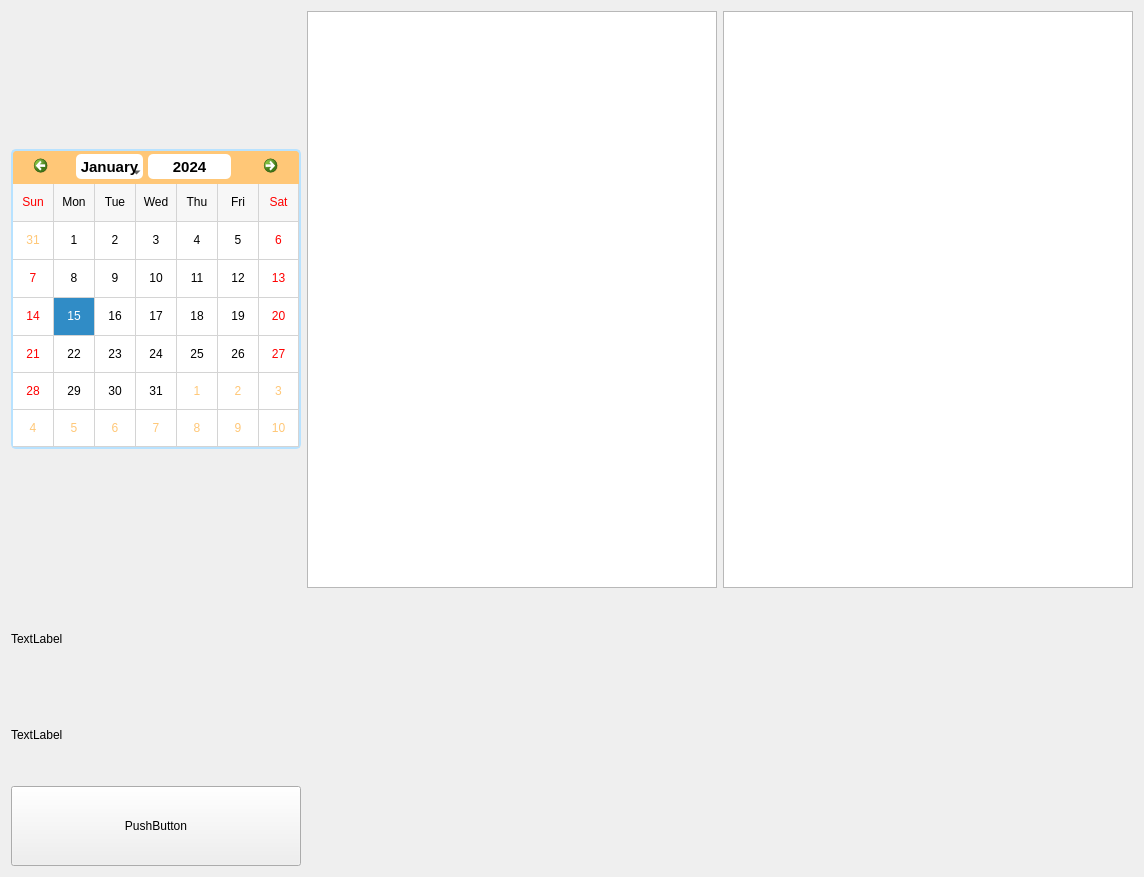
                     <widget class="QWidget" name="postSales">
                      <layout class="QVBoxLayout" name="verticalLayout_20">
                       <item>
                        <layout class="QGridLayout" name="gridLayout_2">
                         <item row="0" column="3">
                          <widget class="QPlainTextEdit" name="pte_daily_sales">
                           <property name="minimumSize">
                            <size>
                             <width>410</width>
                             <height>577</height>
                            </size>
                           </property>
                           <property name="maximumSize">
                            <size>
                             <width>410</width>
                             <height>577</height>
                            </size>
                           </property>
                           <property name="font">
                            <font>
                             <family>NanumGothic</family>
                             <pointsize>10</pointsize>
                             <italic>false</italic>
                             <bold>false</bold>
                            </font>
                           </property>
                           <property name="readOnly">
                            <bool>true</bool>
                           </property>
                           <property name="backgroundVisible">
                            <bool>false</bool>
                           </property>
                           <property name="centerOnScroll">
                            <bool>false</bool>
                           </property>
                          </widget>
                         </item>
                         <item row="3" column="0">
                          <widget class="QPushButton" name="btn_cal_priod">
                           <property name="sizePolicy">
                            <sizepolicy hsizetype="Preferred" vsizetype="Preferred">
                             <horstretch>0</horstretch>
                             <verstretch>0</verstretch>
                            </sizepolicy>
                           </property>
                           <property name="minimumSize">
                            <size>
                             <width>290</width>
                             <height>80</height>
                            </size>
                           </property>
                           <property name="maximumSize">
                            <size>
                             <width>290</width>
                             <height>80</height>
                            </size>
                           </property>
                           <property name="text">
                            <string>PushButton</string>
                           </property>
                          </widget>
                         </item>
                         <item row="1" column="0">
                          <widget class="QLabel" name="Lbl_To">
                           <property name="minimumSize">
                            <size>
                             <width>290</width>
                             <height>90</height>
                            </size>
                           </property>
                           <property name="maximumSize">
                            <size>
                             <width>290</width>
                             <height>90</height>
                            </size>
                           </property>
                           <property name="text">
                            <string>TextLabel</string>
                           </property>
                          </widget>
                         </item>
                         <item row="0" column="2">
                          <widget class="QListWidget" name="lsw_daily_sales">
                           <property name="minimumSize">
                            <size>
                             <width>410</width>
                             <height>577</height>
                            </size>
                           </property>
                           <property name="maximumSize">
                            <size>
                             <width>410</width>
                             <height>577</height>
                            </size>
                           </property>
                          </widget>
                         </item>
                         <item row="2" column="0">
                          <widget class="QLabel" name="Lbl_From">
                           <property name="minimumSize">
                            <size>
                             <width>290</width>
                             <height>90</height>
                            </size>
                           </property>
                           <property name="maximumSize">
                            <size>
                             <width>290</width>
                             <height>90</height>
                            </size>
                           </property>
                           <property name="text">
                            <string>TextLabel</string>
                           </property>
                          </widget>
                         </item>
                         <item row="0" column="0">
                          <widget class="QCalendarWidget" name="cal_daily_sales">
                           <property name="minimumSize">
                            <size>
                             <width>290</width>
                             <height>300</height>
                            </size>
                           </property>
                           <property name="maximumSize">
                            <size>
                             <width>290</width>
                             <height>300</height>
                            </size>
                           </property>
                           <property name="styleSheet">
                            <string notr="true">/* //////////////////////////////////////////////////////////////////////////////////////// */
/* style for top navigation area ###############################################*/ 

#qt_calendar_navigationbar {
    background-color: #FFC777;
	border: 2px solid  #B8E2FF;
	border-bottom: 0px;
	border-top-left-radius: 5px;
	border-top-right-radius: 5px;
}

/* style for month change buttons ############################################ */

#qt_calendar_prevmonth, 
#qt_calendar_nextmonth {
	/* border delete */
    border: none;  
    /* delete default icons */
	qproperty-icon: none; 
	
    min-width: 50px;
    max-width: 50px;
    min-height: 25px;
    max-height: 25px;

    border-radius: 5px; 
	/* set background transparent */
    background-color: transparent; 
	padding: 5px;
}

/* style for pre month button ############################################ */

#qt_calendar_prevmonth {
	/* set text for button */
	/* qproperty-text: PREV; */
	margin-left: 15px;
	image: url(:/icon/images/icons/cil-caret-left.png);
	margin: 0px;
}

/* style for next month button ########################################### */
#qt_calendar_nextmonth {
    /* qproperty-text: NEXT; */
	margin-right: 15px;
	image: url(:/icon/images/icons/cil-caret-right.png);
	margin: 0px;
}
#qt_calendar_prevmonth:hover, 
#qt_calendar_nextmonth:hover {
    background-color: #55aaff;
}

#qt_calendar_prevmonth:pressed, 
#qt_calendar_nextmonth:pressed {
    background-color: rgba(235, 235, 235, 100);
}

/* Style for month and year buttons #################################### */

#qt_calendar_yearbutton {
	width: 60px;
    color: black;
	background-color: white;
	margin:5px;
    border-radius: 5px;
	font-size: 15px;
	padding:0px 10px;
}

#qt_calendar_monthbutton {
	width: 60px;
    color: black;
	background-color: white;
	font-size: 15px;
	margin:5px 0px;
    border-radius: 5px;
	padding:0px 2px;
}

#qt_calendar_yearbutton:hover, 
#qt_calendar_monthbutton:hover {
    background-color: #FFC777;
}

#qt_calendar_yearbutton:pressed, 
#qt_calendar_monthbutton:pressed {
    background-color: rgba(235, 235, 235, 100);
}


/* Style for year input lineEdit ######################################*/

#qt_calendar_yearedit {
    min-width: 70px;
    color: black;
    background: #ffffff;
	font-size: 15px;
	text-align: center;
	margin:5px 0px;
    border-radius: 5px;
	padding:0px 1px;
}

/* Style for year change buttons ######################################*/

#qt_calendar_yearedit::up-button { 
	image: url(:/icon/images/icons/cil-caret-top.png);
    subcontrol-position: right;
	background-color: #FFC777;
}

#qt_calendar_yearedit::down-button { 
	image: url(:/icon/images/icons/cil-caret-bottom.png);
    subcontrol-position: left; 
	background-color: #FFC777;
}

#qt_calendar_yearedit::down-button, 
#qt_calendar_yearedit::up-button {
	width: 15px;
	height: 25px;
	padding: 0px 5px;
	border-radius:3px;
}

#qt_calendar_yearedit::down-button:hover, 
#qt_calendar_yearedit::up-button:hover {
	background-color: #55aaff;
}

/* Style for month select menu ##################################### */

#calendarWidget QToolButton QMenu {
    background-color: white;
}
#calendarWidget QToolButton QMenu::item {
	/*padding: 10px;*/
}
#calendarWidget QToolButton QMenu::item:selected:enabled {
    background-color: #55aaff;
}

#calendarWidget QToolButton::menu-indicator {
	/* Remove toolButton arrow */
    /*image: none; */
	nosubcontrol-origin: margin;
	subcontrol-position: right center;
	margin-top: 10px;
	width:20px;
}

/* Style for calendar table ########################################## */
#qt_calendar_calendarview {
	/* Remove the selected dashed box */
    outline: 0px;

	border: 2px solid  #B8E2FF;
	border-top: 0px;
	border-bottom-left-radius: 5px;
	border-bottom-right-radius: 5px;
}

#qt_calendar_calendarview::item:hover {
    border-radius:5px;
	background-color:#aaffff;
}

#qt_calendar_calendarview::item:selected {
    background-color: #55aa7f; 
	border-radius:5px;
}

QCalendarWidget QAbstractItemView:enabled{
	background-color: white;
    color: black;
}
QCalendarWidget QAbstractItemView:disabled{
	background-color: white;
    color: #FFC777;
}</string>
                           </property>
                           <property name="minimumDate">
                            <date>
                             <year>2023</year>
                             <month>6</month>
                             <day>1</day>
                            </date>
                           </property>
                           <property name="firstDayOfWeek">
                            <enum>Qt::Sunday</enum>
                           </property>
                           <property name="gridVisible">
                            <bool>true</bool>
                           </property>
                           <property name="horizontalHeaderFormat">
                            <enum>QCalendarWidget::ShortDayNames</enum>
                           </property>
                           <property name="verticalHeaderFormat">
                            <enum>QCalendarWidget::NoVerticalHeader</enum>
                           </property>
                           <property name="dateEditEnabled">
                            <bool>false</bool>
                           </property>
                          </widget>
                         </item>
                        </layout>
                       </item>
                      </layout>
                     </widget>
